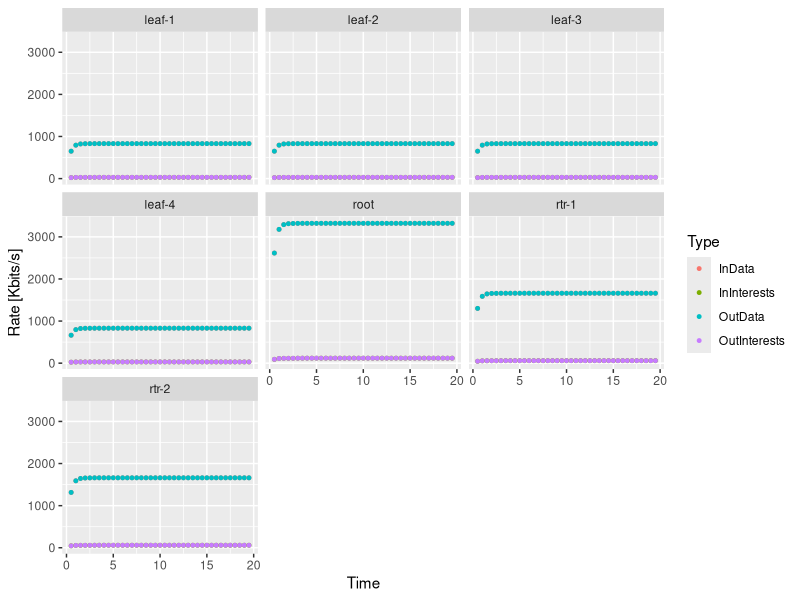
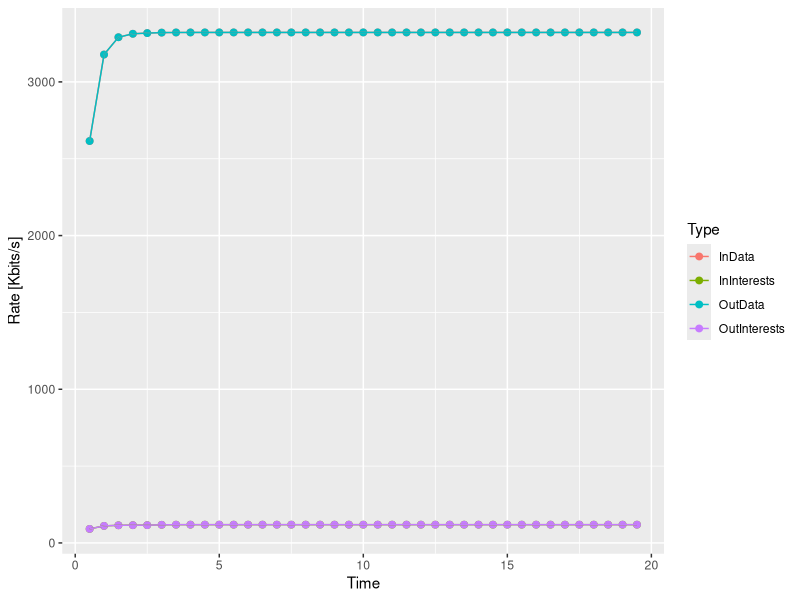
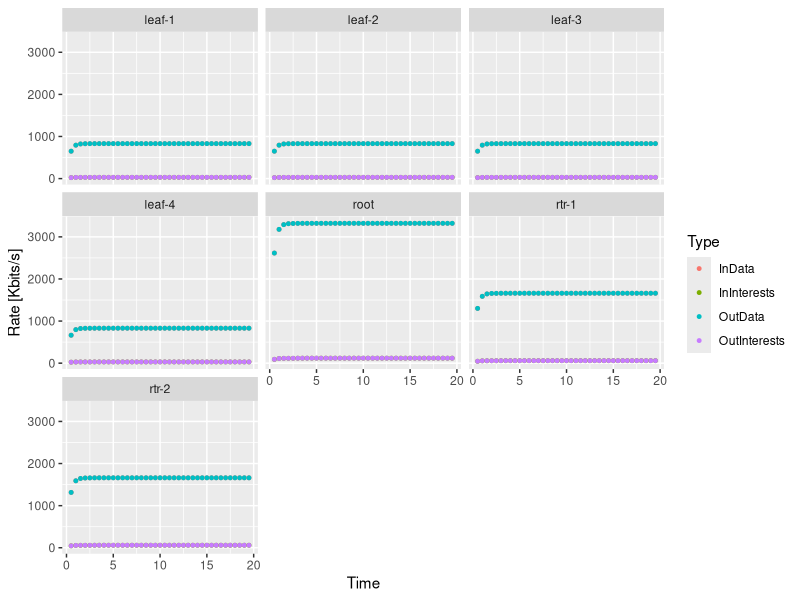

Reproduce these figures in R, in order.
# Copyright (c) 2012,2015  Alexander Afanasyev <alexander.afanasyev@ucla.edu>

# install.packages('ggplot2')
library(ggplot2)
# install.packages('scales')
library(scales)

# install.packages('doBy')
library(doBy)

#########################
# Rate trace processing #
#########################
data = read.table("trace-outputs/rate-trace.txt", header=T)
data$Node = factor(data$Node)
data$FaceId <- factor(data$FaceId)
data$Kilobits <- data$Kilobytes * 8
data$Type = factor(data$Type)

# exlude irrelevant types
data = subset(data, Type %in% c("InInterests", "OutInterests", "InData", "OutData"))

# combine stats from all faces
data.combined = summaryBy(. ~ Time + Node + Type, data=data, FUN=sum)

data.root = subset (data.combined, Node == "root")
data.leaves = subset(data.combined, Node %in% c("leaf-1", "leaf-2", "leaf-3", "leaf-4"))

# graph rates on all nodes in Kilobits
g.all <- ggplot(data.combined) +
  geom_point(aes (x=Time, y=Kilobits.sum, color=Type), size=1) +
  ylab("Rate [Kbits/s]") +
  facet_wrap(~ Node)

print(g.all)

# graph rates on the root nodes in Packets
g.root <- ggplot(data.root) +
  geom_point(aes (x=Time, y=Kilobits.sum, color=Type), size=2) +
  geom_line(aes (x=Time, y=Kilobits.sum, color=Type), size=0.5) +
  ylab("Rate [Kbits/s]")

print(g.root)

png("results/rate-graph.png", width=1000, height=500)
print(g.all)
retval <- dev.off()
